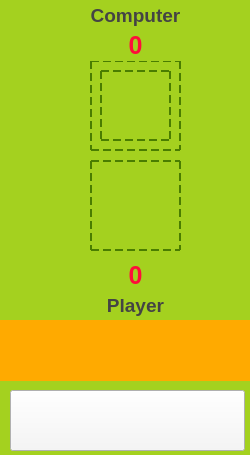
<?xml version="1.0" encoding="UTF-8"?>
<ui version="4.0">
 <class>MainWindow</class>
 <widget class="QMainWindow" name="MainWindow">
  <property name="geometry">
   <rect>
    <x>0</x>
    <y>0</y>
    <width>250</width>
    <height>455</height>
   </rect>
  </property>
  <property name="windowTitle">
   <string>MainWindow</string>
  </property>
  <property name="styleSheet">
   <string notr="true">background-color: rgb(164, 209, 31);</string>
  </property>
  <widget class="QWidget" name="centralwidget">
   <widget class="QPushButton" name="rock">
    <property name="geometry">
     <rect>
      <x>10</x>
      <y>320</y>
      <width>75</width>
      <height>61</height>
     </rect>
    </property>
    <property name="styleSheet">
     <string notr="true">background-image: url(:/img/rock.png);
background-position:center center;</string>
    </property>
    <property name="text">
     <string/>
    </property>
   </widget>
   <widget class="QPushButton" name="paper">
    <property name="geometry">
     <rect>
      <x>90</x>
      <y>320</y>
      <width>75</width>
      <height>61</height>
     </rect>
    </property>
    <property name="styleSheet">
     <string notr="true">background-image: url(:/img/paper.png);
background-position:center center;</string>
    </property>
    <property name="text">
     <string/>
    </property>
   </widget>
   <widget class="QPushButton" name="scissors">
    <property name="geometry">
     <rect>
      <x>170</x>
      <y>320</y>
      <width>75</width>
      <height>61</height>
     </rect>
    </property>
    <property name="styleSheet">
     <string notr="true">background-image: url(:/img/scissors.png);
background-position:center center;</string>
    </property>
    <property name="text">
     <string/>
    </property>
   </widget>
   <widget class="QLabel" name="cpu_box">
    <property name="geometry">
     <rect>
      <x>90</x>
      <y>60</y>
      <width>91</width>
      <height>91</height>
     </rect>
    </property>
    <property name="styleSheet">
     <string notr="true">border:2px dashed rgb(74,125,0);
</string>
    </property>
    <property name="text">
     <string/>
    </property>
   </widget>
   <widget class="QLabel" name="label">
    <property name="geometry">
     <rect>
      <x>90</x>
      <y>0</y>
      <width>91</width>
      <height>31</height>
     </rect>
    </property>
    <property name="font">
     <font>
      <pointsize>14</pointsize>
      <bold>true</bold>
     </font>
    </property>
    <property name="styleSheet">
     <string notr="true">color: rgb(68, 68, 68);</string>
    </property>
    <property name="text">
     <string>Computer</string>
    </property>
    <property name="alignment">
     <set>Qt::AlignCenter</set>
    </property>
   </widget>
   <widget class="QLabel" name="player_box">
    <property name="geometry">
     <rect>
      <x>90</x>
      <y>160</y>
      <width>91</width>
      <height>91</height>
     </rect>
    </property>
    <property name="styleSheet">
     <string notr="true">border:2px dashed rgb(74,125,0);
</string>
    </property>
    <property name="text">
     <string/>
    </property>
   </widget>
   <widget class="QLabel" name="label_2">
    <property name="geometry">
     <rect>
      <x>90</x>
      <y>290</y>
      <width>91</width>
      <height>31</height>
     </rect>
    </property>
    <property name="font">
     <font>
      <pointsize>14</pointsize>
      <bold>true</bold>
     </font>
    </property>
    <property name="styleSheet">
     <string notr="true">color: rgb(68, 68, 68);</string>
    </property>
    <property name="text">
     <string>Player</string>
    </property>
    <property name="alignment">
     <set>Qt::AlignCenter</set>
    </property>
   </widget>
   <widget class="QLabel" name="cpu_score">
    <property name="geometry">
     <rect>
      <x>90</x>
      <y>30</y>
      <width>91</width>
      <height>31</height>
     </rect>
    </property>
    <property name="font">
     <font>
      <pointsize>19</pointsize>
      <bold>true</bold>
     </font>
    </property>
    <property name="styleSheet">
     <string notr="true">color: rgb(255, 14, 58);</string>
    </property>
    <property name="text">
     <string>0</string>
    </property>
    <property name="alignment">
     <set>Qt::AlignCenter</set>
    </property>
   </widget>
   <widget class="QLabel" name="player_score">
    <property name="geometry">
     <rect>
      <x>90</x>
      <y>260</y>
      <width>91</width>
      <height>31</height>
     </rect>
    </property>
    <property name="font">
     <font>
      <pointsize>19</pointsize>
      <bold>true</bold>
     </font>
    </property>
    <property name="styleSheet">
     <string notr="true">color: rgb(255, 14, 58);</string>
    </property>
    <property name="text">
     <string>0</string>
    </property>
    <property name="alignment">
     <set>Qt::AlignCenter</set>
    </property>
   </widget>
   <widget class="QPushButton" name="restart">
    <property name="geometry">
     <rect>
      <x>10</x>
      <y>390</y>
      <width>235</width>
      <height>61</height>
     </rect>
    </property>
    <property name="autoFillBackground">
     <bool>false</bool>
    </property>
    <property name="styleSheet">
     <string notr="true">image: url(:/img/reset.jpg);
background:rgb(246,246,246);
</string>
    </property>
    <property name="text">
     <string/>
    </property>
   </widget>
   <widget class="QLabel" name="result">
    <property name="geometry">
     <rect>
      <x>0</x>
      <y>320</y>
      <width>251</width>
      <height>61</height>
     </rect>
    </property>
    <property name="font">
     <font>
      <pointsize>14</pointsize>
      <bold>true</bold>
     </font>
    </property>
    <property name="styleSheet">
     <string notr="true">background-color: rgb(255, 170, 0);
color: rgb(255, 255, 255);</string>
    </property>
    <property name="text">
     <string/>
    </property>
    <property name="alignment">
     <set>Qt::AlignCenter</set>
    </property>
   </widget>
   <widget class="QLabel" name="cpu">
    <property name="geometry">
     <rect>
      <x>100</x>
      <y>70</y>
      <width>71</width>
      <height>71</height>
     </rect>
    </property>
    <property name="styleSheet">
     <string notr="true">border:2px dashed rgb(74,125,0);
</string>
    </property>
    <property name="text">
     <string/>
    </property>
   </widget>
   <widget class="QLabel" name="player">
    <property name="geometry">
     <rect>
      <x>100</x>
      <y>170</y>
      <width>71</width>
      <height>71</height>
     </rect>
    </property>
    <property name="styleSheet">
     <string notr="true"/>
    </property>
    <property name="text">
     <string/>
    </property>
   </widget>
   <zorder>rock</zorder>
   <zorder>paper</zorder>
   <zorder>scissors</zorder>
   <zorder>cpu_box</zorder>
   <zorder>label</zorder>
   <zorder>player_box</zorder>
   <zorder>label_2</zorder>
   <zorder>cpu_score</zorder>
   <zorder>player_score</zorder>
   <zorder>restart</zorder>
   <zorder>cpu</zorder>
   <zorder>player</zorder>
   <zorder>result</zorder>
  </widget>
 </widget>
 <resources>
  <include location="img.qrc"/>
 </resources>
 <connections/>
</ui>
